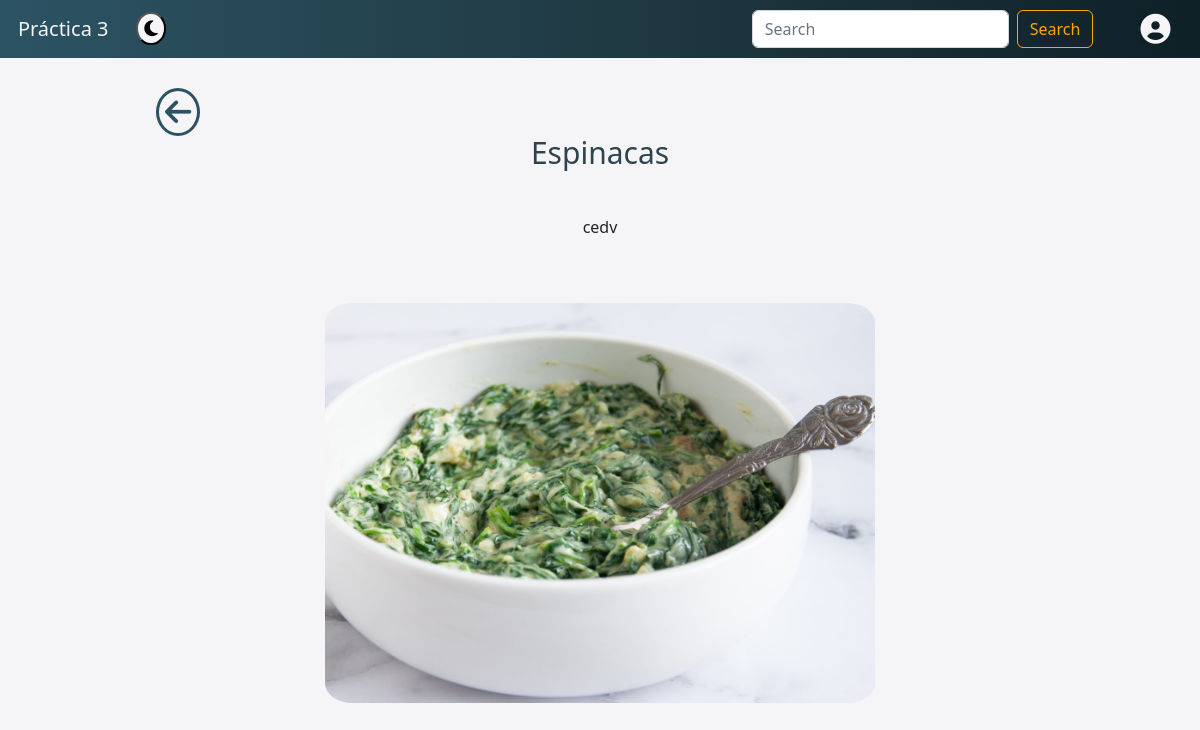
The app's page /recetas/61/ with its own data.
### recetas/models.py (models this page shows, shortened)
class Receta(models.Model):
	nombre       = models.CharField(max_length=200, validators=[validate_mayus])
	preparación  = models.TextField(max_length=5000, validators=[validate_mayus])
	foto         = models.FileField(upload_to='media/fotos')

### recetas/views.py (the view)
# urls.py: path('recetas/<int:id>/', views.detalles, name='detalles'),
def detalles(request, id):
    receta = Receta.objects.get(id = id)
    return render(request, "detalles.html", {'receta': receta})

### recetas/templates/detalles.html (shortened to what this page needs)
{% extends 'base.html' %}
{% block contenido %}
    {% load static %}
    <link rel="stylesheet" href="{% static 'css/detalles.css' %}">
    <a class="fas fa-arrow-left" href="/"></a>
    <div class="div-detalles-comida" id="div-detalles-comida">
        <br><br><br>
        <p class="p-detalles-titulo">{{receta.nombre}}</p>
        <br>
        <p class="p-detalles-receta">{{receta.preparación|linebreaksbr}}</p>
        <br><br>
        <img src="/{{receta.foto}}" class="detalles-imagen">
        <br>
    </div>
{% endblock %}

### recetas/static/css/base.css (style rules this page uses)
body { background-color: #f5f5f7; transition: .3s ease all; margin-bottom: 3%; }
.fas.fa-arrow-left { padding: 6px; position: absolute; margin-top: 2.5%; left: 13%; text-decoration: none; border: solid; border-radius: 100%; border-width: 3px; font-size: 30px; color: #2C5364; }

### recetas/static/css/detalles.css (style rules this page uses)
.div-detalles-comida { text-align: center; }
.p-detalles-titulo { text-align: center; color: #2d444e; font-weight: 500; font-size: 30px; }
.p-detalles-receta { font-size: 16px; margin-right: 10%; margin-left: 10%; }
.detalles-imagen { width: 550px; height: 400px; border-radius: 5%; margin-bottom: 5%; }

### records on screen
Receta: nombre "Espinacas", preparación "cedv", foto (picture)
